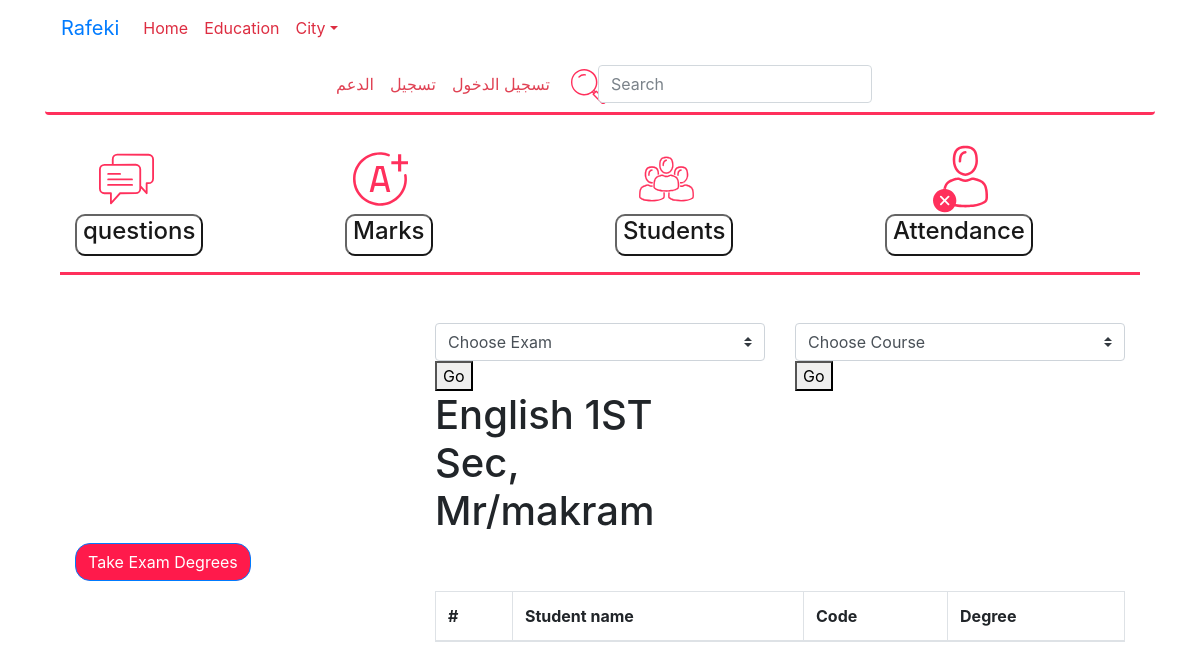
The app's page /sc/course/1/exam/6/, older data.
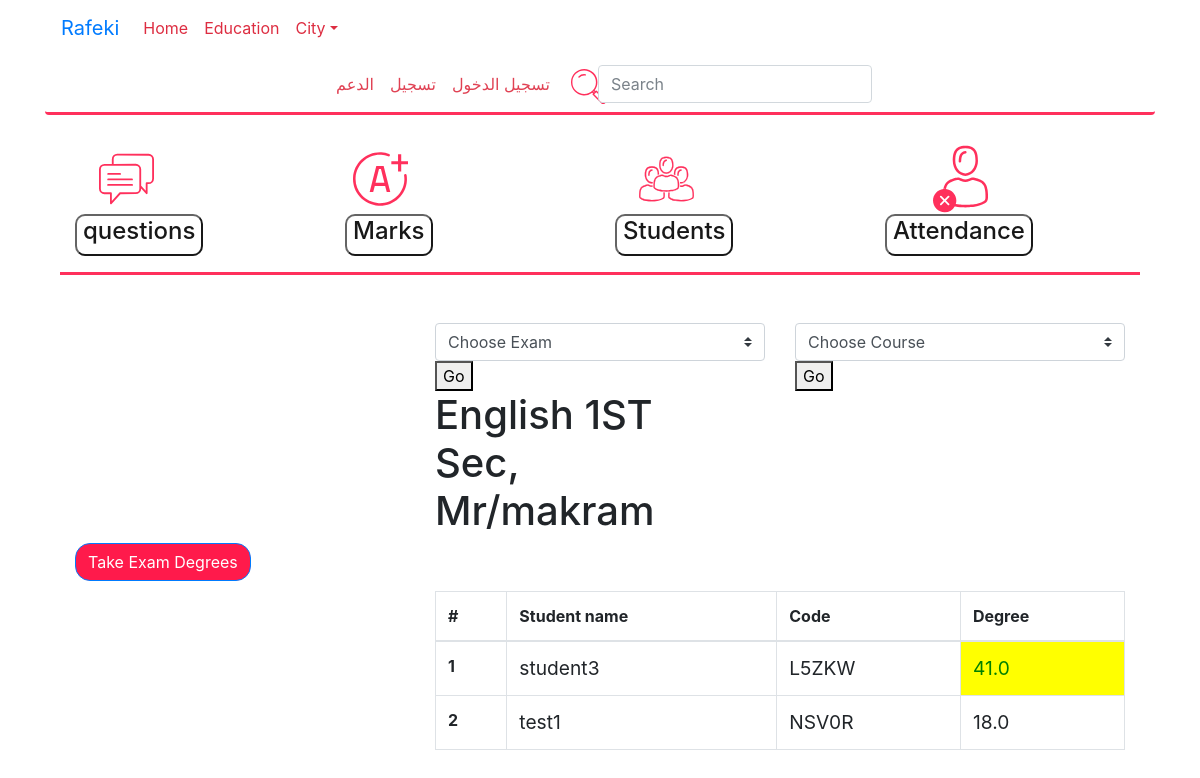
The same page, newer data.
### education/models.py (models this page shows, shortened)
class ExamRecord(models.Model):
    exam=models.ForeignKey(Exam, related_name='examrecords')
    exam_time=models.DateTimeField(db_index=True, auto_now_add=True,auto_now=False, editable=True)
    student_degree=models.FloatField(db_index=True,)
    student=models.ForeignKey(Student, related_name='examrecords')
    objects=ExamRecordManager()
    class Meta:
        unique_together=['exam', 'student']

class Student(models.Model):
    user = models.OneToOneField(User)
    study_at=models.CharField(max_length=70, null=True, blank=True)
    code = models.CharField(db_index=True, max_length=5, null=False, primary_key=True, default=id_generator)
    def __str__(self):
        return self.user.username

### education/school_dashboard_views.py (the view)
# urls.py: url(r'^course/(?P<course_pk>\d+)/exam/(?P<exam_pk>\d+)/$', school_views.SchoolExamDashboardView.as_view(), name='exam_detail'),
class SchoolExamDashboardView(TemplateView):
    template_name='school_exam_dashboard.html'
    def get_context_data(self, **kwargs):
        context=super().get_context_data(**kwargs)
        context['course']=course=get_object_or_404(Course, pk=self.kwargs['course_pk'])
        context['exam']=exam=get_object_or_404(Exam, pk=self.kwargs['exam_pk'])
        context['form']= ExamRecordForm
        context['students']=students=Student.objects.filter(courses=course)
        context['exams']=Exam.objects.annotate(top_stud=Max('examrecords__student_degree'))
        return context

### education/managers.py (called while the page is built)
    def get_queryset(self):
        return ExamRecordsQuerySet(self.model, using=self._db)  # Important!

### education/models.py (called while the page is built)
    def __str__(self):
        return self.Name

    def __str__(self):
        if self.name:
            return self.name
        return 'Exam of course '+str(self.course.name)+' at time '+(self.exam_time).strftime('%A,  %I:%M %p, %d, %B')

### education/templatetags/education_filters.py (called while the page is built)
@register.simple_tag
def exam_records_ordered(exam):
	records=ExamRecord.objects.filter(exam=exam).annotate(top_stud=Max('student_degree')).order_by('-top_stud')
	return records

### education/templates/school_exam_dashboard.html (shortened to what this page needs)
{% extends 'base.html'%}
{% load education_filters %}
{% block body %}
{% include "school_dashboard_base.html" with course=course %}
<div class="container">
	<div class="row">
		<div class="col-3 offset-md-4">
			<h1>{{ course.name }}, {{ course.school }}</h1>
		</div>
	</div>
	<div class="row">
<div class="col-2">
	<button type="button" class="btn btn-primary" data-toggle="modal" data-target="#exampleModal">
	  Take Exam Degrees
	</button>
</div>
{% exam_records_ordered exam as records %}
		<div class="col-8 mt-5 offset-md-2">
		<table class="table table-hover table-bordered">
		  <thead>
		    <tr>
		      <th scope="col">#</th>
		      <th scope="col">Student name</th>
		      <th scope="col">Code</th>
		      <th scope="col">Degree</th>
		    </tr>
		  </thead>
		  <tbody>
		  	{% for record in records %}
		    <tr>
		      <th scope="row">{{ forloop.counter }}</th>
		      <td style="font-size: 120%">{{ record.student }}</td>
		      <td style="font-size: 120%">{{ record.student.code}}</td>
		      	{% if forloop.counter == 1 %}
					<td style="color: green; background-color: yellow; font-size: 120%">{{ record.student_degree }}</td>
				{% else %}
					<td style="font-size: 120%">{{ record.student_degree }}</td>
				{% endif %}
				{% endfor %}
		    </tr>
		</div>
		</div>
</div>
{% endblock %}

Row changes from the older to the newer data that the page shows:
added ExamRecord: student "student3", student.code "L5ZKW", student_degree "41.0"
added ExamRecord: student "test1", student.code "NSV0R", student_degree "18.0"
